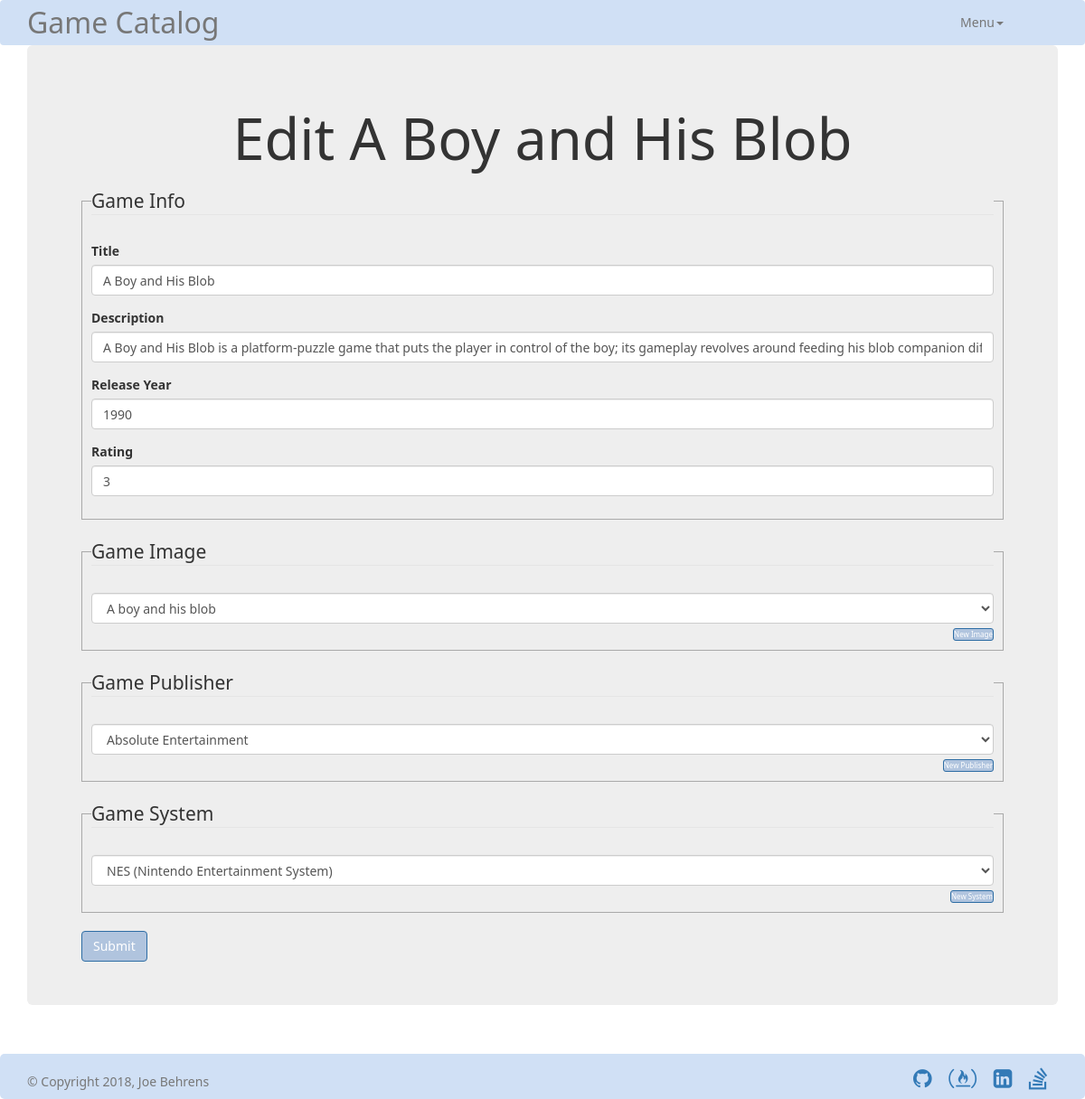
/game/6/edit, run on an earlier commit of the app's database.
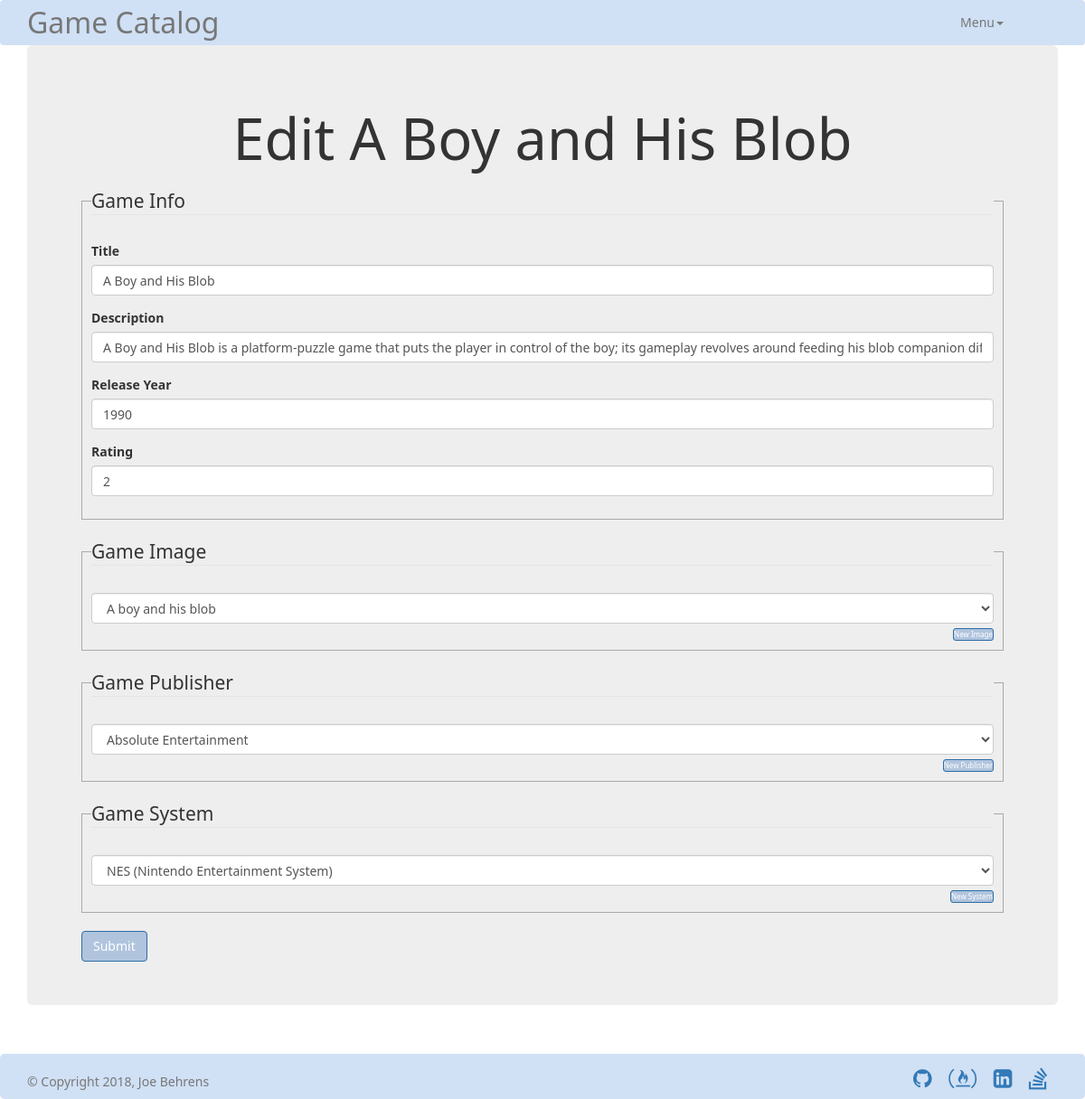
And on a later commit of the database.
### models.py (models this page shows, shortened)
class Game(Base):
    __tablename__ = 'game'
    id = Column(Integer, primary_key=True)
    title = Column(String)
    description = Column(String)
    created_date = Column(DateTime, default=datetime.datetime.utcnow)
    edited_date = Column(DateTime)
    year_released = Column(Integer)
    average_rating = Column(String(3))
    image_id = Column(Integer, ForeignKey('image.id'))
    system_id = Column(Integer, ForeignKey('system.id'))
    owner_id = Column(Integer, ForeignKey('user.id'))
    editor_id = Column(Integer, ForeignKey('user.id'))
    publisher_id = Column(Integer, ForeignKey('publisher.id'))
    image = relationship(Image)
    system = relationship(System)
    owner = relationship(User, foreign_keys=[owner_id])
    editor = relationship(User, foreign_keys=[editor_id])
    publisher = relationship(Publisher)

### views.py (the view, shortened to what this page needs)
@app.route('/game/<int:game_id>/edit', methods=['GET','POST'])
def editGame(game_id):
    with session_scope() as session:
        game = session.query(Game).filter_by(id=game_id).first()
        if request.method == 'GET':
            images = session.query(Image).order_by(Image.alt_text).all()
            systems = session.query(System).order_by(System.name).all()
            manufacturers = session.query(Manufacturer).order_by(Manufacturer.name).all()
            publishers = session.query(Publisher).order_by(Publisher.name).all()
            return render_template('edit-game.html',
                                    game=game,
                                    images=images,
                                    systems=systems,
                                    manufacturers=manufacturers,
                                    publishers=publishers)

### views.py (called while the page is built)
@contextmanager
def session_scope():
    engine = create_engine('sqlite:///data/games.db')
    Base.metadata.bind = engine
    DBSession = sessionmaker(bind=engine)
    session = DBSession()
    try:
        yield session
        session.commit()
    except:  # noqa: E722
        session.rollback()
        raise
    finally:
        session.close()

### templates/edit-game.html
{% extends "main.html" %}
{% block content %}
    <h1 class="page_title">Edit {{game.title}}</h1>
    <form method="POST" action="#" id="new_game" autocomplete="off">
            <fieldset>
                <legend>Game Info</legend>
                <div class="form-group">
                    <label for="title">Title</label>
                    <input type="text" class="form-control" name="title" value="{{game.title}}" placeholder="Enter game title">
                </div>
                <div class="form-group">
                    <label for="description">Description</label>
                    <input type="text" class="form-control" name="description" value="{{game.description}}"
                    placeholder="Description of the game's plot and gameplay" required>
                </div>
                <div class="form-group">
                    <label for="year_released">Release Year</label>
                    <input type="text" class="form-control" name="year_released" value="{{game.year_released}}"
                    placeholder="Year the game was released" required>
                </div>
                <div class="form-group">
                    <label for="intial_rating">Rating</label>
                    <input type="number" class="form-control" name="initial_rating" value="{{game.average_rating}}"
                    min="1" max="5" step="1" placeholder="Rating 1 thru 5" required>
                </div>
            </fieldset>
            <fieldset>
                <legend>Game Image</legend>
                <div class="form-group" id="image_drop_down">
                    <select class="form-control" name="image" required>
                        {% for image in images %}
                            {% if image.id == game.image_id %}
                                <option value={{image.id}} selected>{{image.alt_text}}</option>
                            {% else %}
                                <option value={{image.id}}>{{image.alt_text}}</option>
                            {% endif %}
                        {% endfor %}
                    </select>
                    <a class="btn btn-primary btn-sm" href="{{ url_for('newImage') }}">New Image</a>
                </div>
            </fieldset>
            <fieldset>
                <legend>Game Publisher</legend>
                <div class="form-group" id="publisher_drop_down">
                    <select class="form-control" name="publisher" required>
                        {% for publisher in publishers %}
                            {% if publisher.id == game.publisher_id %}
                                <option value={{publisher.id}} selected>{{publisher.name}}</option>
                            {% else %}
                                <option value={{publisher.id}}>{{publisher.name}}</option>
                            {% endif %}
                        {% endfor %}
                    </select>
                    <a class="btn btn-primary btn-sm" href="{{ url_for('newPublisher') }}">New Publisher</a>
                </div>
            </fieldset>
            <fieldset>
                <legend>Game System</legend>
                <div class="form-group" id="system_drop_down">
                    <select class="form-control" name="system" required>
                        {% for system in systems %}
                            {% if system.id == game.system_id %}
                                <option value={{system.id}} selected>{{system.name}}</option>
                            {% else %}
                                <option value={{system.id}}>{{system.name}}</option>
                            {% endif %}
                        {% endfor %}
                    </select>
                    <a class="btn btn-primary btn-sm" href="{{ url_for('newSystem') }}">New System</a>
                </div>
            </fieldset>
            <br>
            <button type="submit" class="btn btn-primary">Submit</button>
        </form>
{% endblock %}

### templates/main.html (shortened to what this page needs)
<!DOCTYPE html>
<html lang="en">
	<head>
		<link rel="stylesheet" href="https://maxcdn.bootstrapcdn.com/font-awesome/4.7.0/css/font-awesome.min.css">
		<link rel="stylesheet" href="//netdna.bootstrapcdn.com/bootstrap/3.1.1/css/bootstrap.min.css">
		<link rel=stylesheet type=text/css href="{{ url_for('static', filename='css/main.css') }}">
	</head>
	<body>
		{% include "header.html" %}
		<main class="container">
			<div class="jumbotron">
			{% block content %}
			{% endblock %}
			</div>
		</main>
		{% include "footer.html" %}
	</body>
</html>

### templates/header.html (shortened to what this page needs)
<nav class="navbar navbar-default">
    <div class="container">
      <div class="navbar-header">
        <a class="navbar-brand" href="{{ url_for('default') }}">Game Catalog</a>
      </div>
      <div class="collapse navbar-collapse" id="bs-example-navbar-collapse-1">
        <div class="collapse navbar-collapse">
            <ul class="nav navbar-nav navbar-right">
                <li class="dropdown">
                  <a href="#" class="dropdown-toggle" data-toggle="dropdown" role="button" aria-haspopup="true" aria-expanded="false">Menu<span class="caret"></span></a>
                </li>
              </ul>
        </div>
      </div>
    </div>
  </nav>

### templates/footer.html
<footer class="footer">
  <div class="container">
    <span class="text-muted">&copy; Copyright 2018, Joe Behrens</span>
    <a href="https://github.com/joseph-behrens" target="_blank"><i class="fa fa-github social-lead"></i></a>
    <a href="https://www.freecodecamp.org/joseph-behrens" target="_blank"><i class="fa fa-free-code-camp social"></i></a>
    <a href="https://www.linkedin.com/in/joe-behrens/" target="_blank"><i class="fa fa-linkedin-square social"></i></a>
    <a href="https://sitecore.stackexchange.com/users/1270/joe-behrens" target="_blank"><i class="fa fa-stack-overflow social"></i></a>
  </div>
</footer>

### static/css/main.css (style rules this page uses)
html { position: relative; min-height: 100%; }
body { margin-bottom: 50px; font-family: 'Segoe UI', Tahoma, Geneva, Verdana, sans-serif; background-image: url("https://images3.alphacoders.com/239/thumb-1920-239007.jpg"); }
h1 { font-weight: lighter; }
fieldset { margin-top: 20px; border-width: thin; border-color: darkgrey; border-style: solid; padding: 10px; }
.jumbotron { margin-top: 50px; }
.navbar { width: 100%; position: fixed; background-color: rgb(208, 224, 245); border: none; z-index: 1; }
.navbar-brand { font-size: 32px; }
.btn { background-color: lightsteelblue; }
.footer { position: absolute; bottom: 0; height: 50px; line-height: 50px; background-color: rgb(208, 224, 245); border-radius: 5px; border-color: black; width: 100%; }
.social-lead { margin-left: 68%; padding-top: 15px; font-size: 24px; }
.social { padding-left: 15px; padding-top: 15px; font-size: 24px; }
.btn-sm { font-size: 8px; float: right; margin-top: 5px; padding: 0; align-items: right; }
.page_title { text-align: center; }

What changed in the data, as far as the page shows it:
changed Game "A Boy and His Blob": initial_rating "3" → "2"
